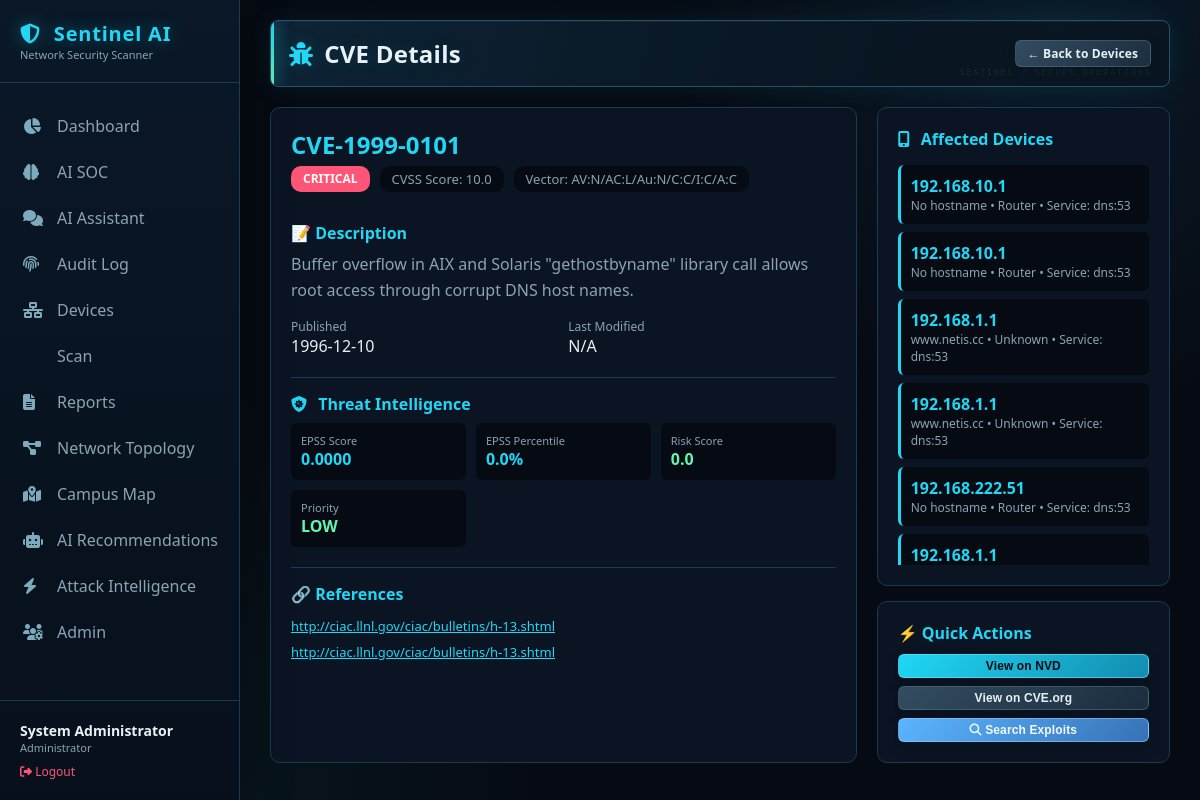
The page /cve/CVE-1999-0101 (signed in) on the database its author committed.
### tables this page shows
CREATE TABLE cves (
                    cve_id TEXT PRIMARY KEY,
                    description TEXT,
                    cvss_score REAL,
                    severity TEXT,
                    published_date TEXT,
                    last_modified TEXT,
                    references_text TEXT,
                    cvss_vector TEXT
                );

CREATE TABLE threat_intel (
                        cve_id TEXT PRIMARY KEY,
                        kev_status INTEGER DEFAULT 0,
                        exploit_count INTEGER DEFAULT 0,
                        epss_score REAL DEFAULT 0,
                        epss_percentile REAL DEFAULT 0,
                        risk_score REAL DEFAULT 0,
                        risk_level TEXT DEFAULT 'LOW',
                        priority TEXT DEFAULT 'LOW',
                        last_updated TEXT,
                        source TEXT,
                        raw_data TEXT
                    );

CREATE TABLE device_vulnerabilities (
                    id INTEGER PRIMARY KEY AUTOINCREMENT,
                    device_id INTEGER,
                    cve_id TEXT,
                    service TEXT,
                    detected_date TEXT,
                    FOREIGN KEY (device_id) REFERENCES devices (id),
                    FOREIGN KEY (cve_id) REFERENCES cves (cve_id)
                );

CREATE TABLE devices (
                    id INTEGER PRIMARY KEY AUTOINCREMENT,
                    ip_address TEXT UNIQUE,
                    mac_address TEXT,
                    hostname TEXT,
                    device_type TEXT,
                    brand TEXT,
                    os TEXT,
                    os_family TEXT,
                    os_confidence REAL,
                    open_ports TEXT,
                    services TEXT,
                    discovery_source TEXT,
                    confidence REAL,
                    confidence_level TEXT,
                    ttl INTEGER,
                    first_seen TEXT,
                    last_seen TEXT,
                    scan_count INTEGER DEFAULT 1,
                    upnp_model_name TEXT,
                    upnp_model_number TEXT,
                    upnp_manufacturer TEXT,
                    mac_randomized INTEGER DEFAULT 0,
                    mac_is_local INTEGER DEFAULT 0,
                    is_gateway INTEGER DEFAULT 0
                );

### app.py (the view)
@app.route('/cve/<cve_id>')
@login_required
def cve_detail(cve_id):
    try:
        conn = get_db()
        cursor = conn.cursor()
        cursor.execute('''
            SELECT cve_id, description, cvss_score, severity,
                   published_date, last_modified, references_text, cvss_vector
            FROM cves
            WHERE cve_id = ?
        ''', (cve_id,))
        cve = cursor.fetchone()
        if not cve:
            flash('CVE not found', 'danger')
            return redirect(url_for('devices'))
        cve_dict = dict(cve)
        if cve_dict.get('references_text'):
            try:
                cve_dict['references'] = json.loads(cve_dict['references_text'])
            except:
                cve_dict['references'] = []
        else:
            cve_dict['references'] = []
        cursor.execute('''
            SELECT d.id, d.ip_address, d.hostname, d.device_type, dv.service
            FROM device_vulnerabilities dv
            JOIN devices d ON dv.device_id = d.id
            WHERE dv.cve_id = ?
        ''', (cve_id,))
        affected_devices = [dict(row) for row in cursor.fetchall()]
        cursor.execute('''
            SELECT kev_status, exploit_count, epss_score, epss_percentile,
                   risk_score, risk_level, priority
            FROM threat_intel
            WHERE cve_id = ?
        ''', (cve_id,))
        threat_intel = cursor.fetchone()
        threat_dict = dict(threat_intel) if threat_intel else {}
        conn.close()
        return render_template('cve_detail.html',
                             cve=cve_dict,
                             affected_devices=affected_devices,
                             threat_intel=threat_dict,
                             user_role=session.get('user_role'),
                             username=session.get('username'))
    except Exception as e:
        logger.error(f"Error loading CVE details: {e}")
        flash('Error loading CVE details', 'danger')
        return redirect(url_for('devices'))

### app.py (called while the page is built)
def get_db():
    conn = sqlite3.connect(DB_PATH)
    conn.row_factory = sqlite3.Row
    return conn

@app.context_processor
def utility_processor():
    return {
        'user_role': session.get('user_role'),
        'username': session.get('username'),
        'full_name': session.get('full_name'),
        'has_permission': has_permission,
        'DEFAULT_PAGE_SIZE': 5   # frontend can use this for consistent pagination
    }

### auth.py (called while the page is built)
def login_required(f):
    @wraps(f)
    def decorated_function(*args, **kwargs):
        if 'user_id' not in session:
            flash('Please login to access this page', 'warning')
            return redirect(url_for('login'))
        return f(*args, **kwargs)
    return decorated_function

### templates/cve_detail.html (shortened to what this page needs)
{% extends "base.html" %} {% block content %}
<div class="page-header">
  <h1><i class="fas fa-bug"></i> CVE Details</h1>
  <div class="header-actions">
    <a href="{{ url_for('devices') }}" class="btn btn-secondary btn-sm">
      ← Back to Devices
    </a>
  </div>
</div>
<div style="display: grid; grid-template-columns: 2fr 1fr; gap: 20px">
  <div
    style="
      background: var(--bg-secondary);
      border: 1px solid var(--border-color);
      border-radius: 10px;
      padding: 20px;
    "
  >
    <div
      style="
        display: flex;
        justify-content: space-between;
        align-items: start;
        flex-wrap: wrap;
      "
    >
      <div>
        <h2 style="color: var(--accent); margin-bottom: 5px">
          {{ cve.cve_id }}
        </h2>
        <div
          style="display: flex; gap: 10px; flex-wrap: wrap; margin-bottom: 15px"
        >
          <span class="risk-badge risk-{{ cve.severity }}"
            >{{ cve.severity }}</span
          >
          <span
            style="
              background: var(--bg-primary);
              padding: 4px 12px;
              border-radius: 10px;
              color: var(--text-secondary);
              font-size: 13px;
            "
          >
            CVSS Score: {{ cve.cvss_score }}
          </span>
          <span
            style="
              background: var(--bg-primary);
              padding: 4px 12px;
              border-radius: 10px;
              color: var(--text-secondary);
              font-size: 13px;
            "
          >
            Vector: {{ cve.cvss_vector or 'N/A' }}
          </span>
        </div>
      </div>
    </div>
    <div style="margin-top: 15px">
      <h4 style="color: var(--accent); margin-bottom: 8px">📝 Description</h4>
      <p style="color: var(--text-secondary); line-height: 1.6">
        {{ cve.description }}
      </p>
    </div>
    <div
      style="
        margin-top: 15px;
        display: grid;
        grid-template-columns: 1fr 1fr;
        gap: 10px;
      "
    >
      <div>
        <div style="font-size: 12px; color: var(--text-secondary)">
          Published
        </div>
        <div style="color: var(--text-primary)">
          {{ cve.published_date[:10] if cve.published_date else 'N/A' }}
        </div>
      </div>
      <div>
        <div style="font-size: 12px; color: var(--text-secondary)">
          Last Modified
        </div>
        <div style="color: var(--text-primary)">
          {{ cve.last_modified[:10] if cve.last_modified else 'N/A' }}
        </div>
      </div>
    </div>
    {% if threat_intel %}
    <div
      style="
        margin-top: 20px;
        border-top: 1px solid var(--border-color);
        padding-top: 15px;
      "
    >
      <h4 style="color: var(--accent); margin-bottom: 8px">
        <i class="fas fa-shield-virus"></i> Threat Intelligence
      </h4>
      <div
        style="
          display: grid;
          grid-template-columns: repeat(auto-fit, minmax(150px, 1fr));
          gap: 10px;
        "
      >
        <div
          style="
            background: var(--bg-primary);
            padding: 10px;
            border-radius: 6px;
          "
        >
          <div style="font-size: 11px; color: var(--text-secondary)">
            EPSS Score
          </div>
          <div style="font-weight: bold; color: var(--accent)">
            {{ "%.4f"|format(threat_intel.epss_score) }}
          </div>
        </div>
        <div
          style="
            background: var(--bg-primary);
            padding: 10px;
            border-radius: 6px;
          "
        >
          <div style="font-size: 11px; color: var(--text-secondary)">
            EPSS Percentile
          </div>
          <div style="font-weight: bold; color: var(--accent)">
            {{ "%.1f"|format(threat_intel.epss_percentile) }}%
          </div>
        </div>
        <div
          style="
            background: var(--bg-primary);
            padding: 10px;
            border-radius: 6px;
          "
        >
          <div style="font-size: 11px; color: var(--text-secondary)">
            Risk Score
          </div>
          <div
            style="font-weight: bold; color: {{ 'var(--critical)' if threat_intel.risk_score >= 70 else 'var(--high)' if threat_intel.risk_score >= 40 else 'var(--accent2)' }};"
          >
            {{ threat_intel.risk_score }}
          </div>
        </div>
        <div
          style="
            background: var(--bg-primary);
            padding: 10px;
            border-radius: 6px;
          "
        >
          <div style="font-size: 11px; color: var(--text-secondary)">
            Priority
          </div>
          <div
            style="font-weight: bold; color: {{ 'var(--critical)' if threat_intel.priority == 'IMMEDIATE' else 'var(--high)' if threat_intel.priority == 'HIGH' else 'var(--accent2)' }};"
          >
            {{ threat_intel.priority }}
          </div>
        </div>
      </div>
    </div>
    {% endif %}
    {% if cve.references %}
    <div
      style="
        margin-top: 20px;
        border-top: 1px solid var(--border-color);
        padding-top: 15px;
      "
    >
      <h4 style="color: var(--accent); margin-bottom: 8px">🔗 References</h4>
      <div style="font-size: 13px">
        {% for ref in cve.references %}
        <div style="padding: 4px 0">
          <a
            href="{{ ref }}"
            target="_blank"
            style="color: var(--accent); word-break: break-all"
            >{{ ref }}</a
          >
        </div>
        {% endfor %}
      </div>
    </div>
    {% endif %}
  </div>
  <div>
    <div
      style="
        background: var(--bg-secondary);
        border: 1px solid var(--border-color);
        border-radius: 10px;
        padding: 20px;
      "
    >
      <h4 style="color: var(--accent); margin-bottom: 15px">
        <i class="fas fa-mobile-screen-button"></i> Affected Devices
      </h4>
      {% if affected_devices %}
      <div style="max-height: 400px; overflow-y: auto">
        {% for device in affected_devices %}
        <div
          style="
            padding: 10px;
            background: var(--bg-primary);
            border-radius: 6px;
            margin-bottom: 8px;
            border-left: 3px solid var(--accent);
          "
        >
          <div style="font-weight: bold; color: var(--text-primary)">
            <a
              href="{{ url_for('devices') }}?filter={{ device.ip_address }}"
              style="color: var(--accent); text-decoration: none"
            >
              {{ device.ip_address }}
            </a>
          </div>
          <div style="font-size: 12px; color: var(--text-secondary)">
            {{ device.hostname or 'No hostname' }} • {{ device.device_type or
            'Unknown' }} {% if device.service %} • Service: {{ device.service
            }}{% endif %}
          </div>
        </div>
        {% endfor %}
      </div>
      {% else %}
      <p style="color: var(--text-secondary)">
        No devices affected by this CVE.
      </p>
      {% endif %}
    </div>
    <div
      style="
        background: var(--bg-secondary);
        border: 1px solid var(--border-color);
        border-radius: 10px;
        padding: 20px;
        margin-top: 15px;
      "
    >
      <h4 style="color: var(--accent); margin-bottom: 10px">
        ⚡ Quick Actions
      </h4>
      <div style="display: flex; flex-direction: column; gap: 8px">
        <button
          onclick="window.location.href='https://nvd.nist.gov/vuln/detail/{{ cve.cve_id }}'"
          class="btn btn-primary btn-sm"
          style="width: 100%"
        >
          View on NVD
        </button>
        <button
          onclick="window.location.href='https://www.cve.org/CVERecord?id={{ cve.cve_id }}'"
          class="btn btn-secondary btn-sm"
          style="width: 100%"
        >
          View on CVE.org
        </button>
        <button
          onclick="window.location.href='{{ url_for('search_exploits', cve_id=cve.cve_id) }}'"
          class="btn btn-info btn-sm"
          style="width: 100%"
        >
          <i class="fas fa-magnifying-glass"></i> Search Exploits
        </button>
      </div>
    </div>
  </div>
</div>
{% endblock %}

### templates/base.html (style rules this page uses)
:root { --bg-primary: #060a12; --bg-secondary: #0a1422; --bg-card: #0d1b2a; --text-primary: #e8f1f5; --text-secondary: #8ba4b2; --border-color: #1a3b58; --accent: #20d7f5; --accent2: #63f5b1; --critical: #ff5576; --high: #ff9b54; --medium: #f5d267; --low: #63f5b1; --glow: 0 0 24px #20d7f526; }
* { margin: 0; padding: 0; box-sizing: border-box; }
body { font-family: "Segoe UI", Tahoma, Geneva, Verdana, sans-serif; background: radial-gradient(circle at 88% 4%, #12334b66 0, transparent 30%), radial-gradient(circle at 12% 100%, #0a3a3b44 0, transparent 32%), var(--bg-primary); color: var(--text-primary); min-height: 100vh; }
body::before { content: ""; position: fixed; inset: 0; pointer-events: none; opacity: 0.22; background-image: linear-gradient(#2b63801c 1px, transparent 1px), linear-gradient(90deg, #2b63801c 1px, transparent 1px); background-size: 46px 46px; mask-image: linear-gradient(to bottom, black, transparent 82%); }
.page-header { display: flex; justify-content: space-between; align-items: center; margin-bottom: 25px; }
.page-header h1 { font-size: 24px; letter-spacing: 0.01em; text-shadow: 0 0 20px #20d7f526; }
.page-header .header-actions { display: flex; gap: 10px; }
.btn { padding: 8px 18px; border: none; border-radius: 6px; cursor: pointer; font-size: 14px; transition: all 0.25s ease; text-decoration: none; display: inline-block; box-shadow: 0 5px 16px #00000022; }
.btn-primary { background: var(--accent); color: var(--bg-primary); }
.btn-sm { padding: 4px 12px; font-size: 12px; }
h1, h2, h3, h4 { color: var(--text-primary); }
h1 i, h2 i, h3 i, h4 i { color: var(--accent); margin-right: 7px; }
.page-header { position: relative; padding: 16px 18px; margin-bottom: 20px; background: linear-gradient(105deg, #10283bdb, #091622c7 72%); border: 1px solid #24516e; border-radius: 8px; box-shadow: 0 0 30px #20d7f516, inset 0 1px #ffffff0a; overflow: hidden; }
.page-header::before { content: ""; position: absolute; left: 0; top: 0; bottom: 0; width: 3px; background: linear-gradient(var(--accent), var(--accent2)); box-shadow: 0 0 16px var(--accent); }
.page-header::after { content: "SENTINEL / SECURE OPERATIONS"; position: absolute; right: 18px; bottom: 8px; color: #8ab7c11f; font: 9px monospace; letter-spacing: 0.16em; pointer-events: none; }
.page-header h1 { display: flex; align-items: center; gap: 4px; font-size: clamp(20px, 2vw, 26px); }
.page-header .header-actions { position: relative; z-index: 1; align-items: center; flex-wrap: wrap; }
.btn { border: 1px solid transparent; font-weight: 600; letter-spacing: 0.01em; }
.btn-primary { background: linear-gradient(135deg, #20d7f5, #138caf); border-color: #6deaff88; }
.btn-info { background: linear-gradient(135deg, #5bb5ff, #3771b7); color: #f2f9ff; border-color: #9dd4ff77; }
.btn-secondary { background: linear-gradient(135deg, #334c60, #1b2d3e); color: var(--text-primary); border-color: #62849a66; }

### templates/cve_detail.html (style rules this page uses)
.risk-badge { padding: 4px 12px; border-radius: 10px; font-size: 12px; font-weight: bold; display: inline-block; }
.risk-CRITICAL { background: var(--critical); color: white; }

### rows shown on the page
cves: cve_id "CVE-1999-0101", severity "CRITICAL", cvss_score "10.0", cvss_vector "AV:N/AC:L/Au:N/C:C/I:C/A:C", description "Buffer overflow in AIX and Solaris \"gethostbyname\" library call allows root access through corrupt DNS host names.", published_date "1996-12-10"
threat_intel: epss_score "0.0000", epss_percentile "0.0", risk_score "0.0", priority "LOW"
device_vulnerabilities: ip_address "192.168.10.1", hostname "No hostname", device_type "Router", service "dns:53"
device_vulnerabilities: ip_address "192.168.10.1", hostname "No hostname", device_type "Router", service "dns:53"
device_vulnerabilities: ip_address "192.168.1.1", hostname "www.netis.cc", device_type "Unknown", service "dns:53"
device_vulnerabilities: ip_address "192.168.1.1", hostname "www.netis.cc", device_type "Unknown", service "dns:53"
device_vulnerabilities: ip_address "192.168.222.51", hostname "No hostname", device_type "Router", service "dns:53"
device_vulnerabilities: ip_address "192.168.1.1"

### other values the page prints
{{ full_name or username }} "System Administrator"
{{ user_role|title }} "Administrator"
{{ cve.last_modified[:10] if cve.last_modified else 'N/A' }} "N/A"
{{ ref }} "http://ciac.llnl.gov/ciac/bulletins/h-13.shtml" "http://ciac.llnl.gov/ciac/bulletins/h-13.shtml"
